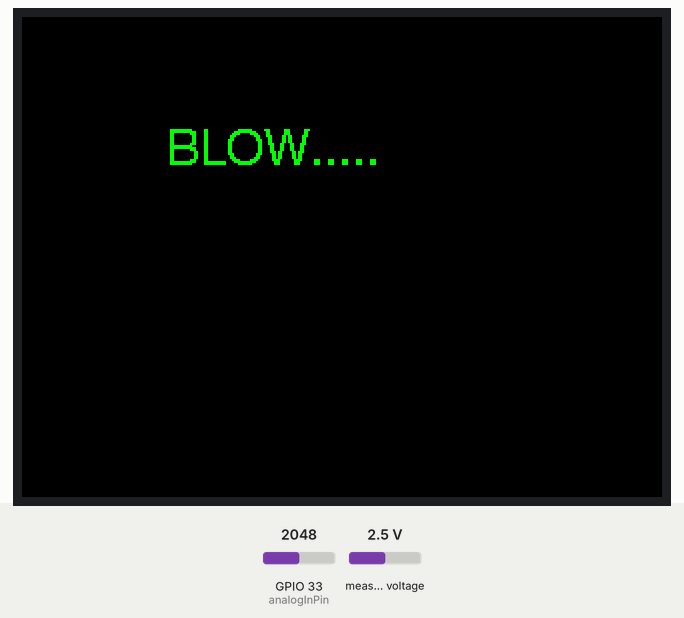
The sketch below on a simulated ESP32. On the bench: 320×240 colour display. Inputs (shaded band) come from the test bench; at power-on: GPIO 33 (analogInPin) = 2048, measured voltage 2.5 V. What the sketch prints to the serial monitor is not drawn.

Above: at 3.5 s.
3.6 s: GPIO 33 (analogInPin) set to 491
At 6.1 s:
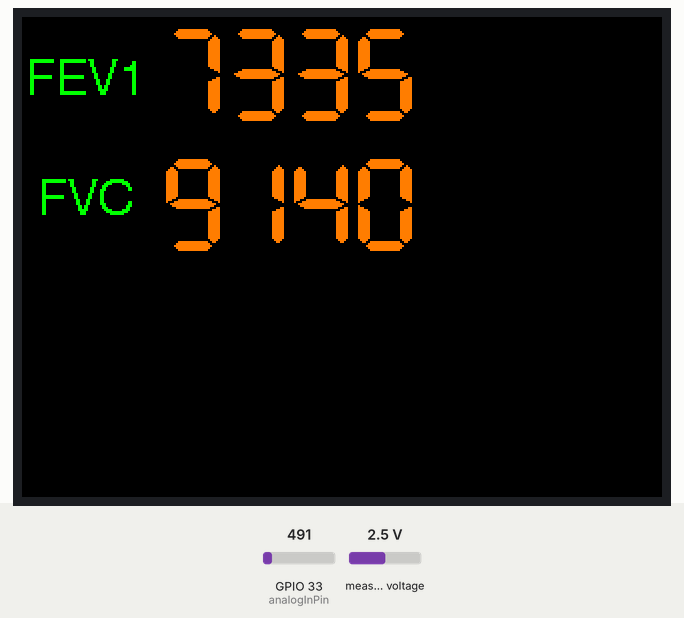
At 11.4 s:
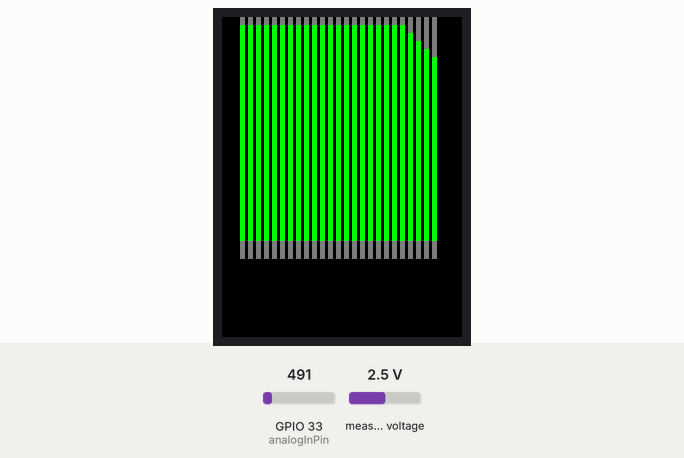
Timing chart, 0 to 12.9 s (numbered marks = the images above; inputs shaded):
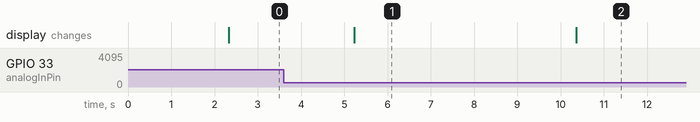

The sketch:

SpirometerO2.ino
```cpp
/*
 * This is the software developed for the  3D printed spirometer. It is not to
 * be used for any human health related measurements...mostly for dogs.
 *
 *
 */
#include <TFT_eSPI.h> // Graphics and font library for ST7735 driver chip
#include <SPI.h>
#define BLYNK_PRINT Serial
#include <Wire.h>
#include <Adafruit_ADS1015.h>
Adafruit_ADS1015 ads;
double  calibrationv; //used to store calibrated value
int sensorcheck=0;//to check health on sensor. If value is 0 sensor works, if value is 1 sensor out of range or not connected
int Sensor_lowrange=58;//When sensor is healthy and new it reads 58 on low
int Sensor_highrange=106;//When sensor is healthy and new it reads 106 on high
double timeChecker = 0.0;

#include <WiFi.h>
#include <WiFiClient.h>
#include <BlynkSimpleEsp32.h>
char auth[] = "";//this is where your token from Blynk


// Your WiFi credentials.
// Set password to "" for open networks.
char ssid[] = "";//your wifi network
char pass[] = "";//your password

TFT_eSPI tft = TFT_eSPI();  // Invoke library, pins defined in User_Setup.h


const int analogInPin = 33;  //change this if you want to use another analog pin--works on this model of esp32
float area_1 = 0.000531; //these are the areas taken carefully from the 3D printed venturi 2M before constriction
float area_2 = 0.000201;// this is area within the venturi
float rho = 1.225; //Demsity of air in kg/m3;
float dt = 0;
int logCount = 0;
float timerBreath;
float secondsBreath;
float minuteTotal;
int newBreath = 0;
float TimerNow = 0.0;
int totalBreath = 0;
float massFlow = 0;
float volFlow = 0;
float maxFlow = 0.0;
float volumeTotal = 0;
float sensorValue = 0;        // value read from the pot
int outputValue = 0;        // value output to the PWM (analog out)
float voltage = 0.0;
float Pa = 0.0;
float fev1 = 0.0;
float vol[30]; //this is the total volume that stored with time...
float volSec[30];//this is the the liter/sec messured
int snatch = 0;
int fundex = 0;
 double modr;//Variable to hold mod value in
    int16_t adc0=0;
    double result;//After calculations holds the current O2 percentage
    double currentmv; //the current mv put out by the oxygen sensor;
    double calibratev;
void setup() {
  // initialize serial communications at 9600 bps:
  Serial.begin(115200);
  minuteTotal = millis();
  //Blynk.begin(auth, ssid, pass);
  delay(2000);
  for(int p = 0;p < 30; p++){
    vol[p] = 0; //clears out matrix
    volSec[p] = 0;
  }
  ads.setGain(GAIN_SIXTEEN);    // 16x gain  +/- 0.256V  1 bit = 0.125mV  0.0078125mV

  ads.begin();
  calibrationv=calibrate();
  Serial.print("calibrate: ");
  Serial.println(calibrationv);
   if ((calibrationv > Sensor_highrange) || (calibrationv < Sensor_lowrange))
   {
    sensorcheck=1;
     //current_function=1;//Sensor needs to be calibrated
     need_calibrating();//print need calibrating message
   }
  tft.init();
  tft.setRotation(1);
  tft.fillScreen(TFT_BLACK);

  tft.setTextColor(TFT_YELLOW, TFT_BLACK);
   tft.setRotation(1);
    tft.fillScreen(TFT_BLACK);
    tft.setTextColor(TFT_GREEN, TFT_BLACK);
 tft.drawCentreString("BLOW.....",125,55,4);
}
void need_calibrating(){
   Serial.println("sensor out of range");

}
int calibrate(){
  int16_t adc0=0;
  int result;
  for(int i=0; i<=19; i++)
       {
         adc0=adc0+ads.readADC_SingleEnded(0);
       }

  result=adc0/20;
  return result;
  timeChecker = millis();
}
void loop() {
 //Blynk.run();
  if((millis()- minuteTotal) > 60000){
    minuteTotal = millis();
    //Serial.print( "Breaths per minute:");
    //Serial.println(totalBreath);
   // logfile.print("                                        ");
    //logfile.println(totalBreath);
    totalBreath = 0;
  }
  // read the analog in value:
  sensorValue = analogRead(analogInPin);

//Serial.print("max sens value");
//Serial.println(sensorValue);

  voltage =( 3.3 * (( sensorValue )/4095));//the usual voltage conversion for 12 bit esp32

  Pa = (190 * voltage/3.3) - 31;  //equation from sensor data sheet
     //Serial.print("pa");
     //Serial.println(Pa);
  if(( Pa > 1) || (fundex >5 && fundex <28)) {   //checks to see if your breathing out and if your halfway through a blow
    if (newBreath < 1) {
      timerBreath = millis();
      fev1 = 0.0;
      snatch = 0;
      fundex = 0;
      if(volumeTotal > 100){
      totalBreath = totalBreath + 1; //counts breath
      //Serial.print("VolumeTotal= ");
      //Serial.println(volumeTotal);
      }

      volumeTotal = 0;
      newBreath = 1;


    }

    if(!(snatch%5)){
      vol[fundex] = volumeTotal;
      volSec[fundex] = volFlow;
      fundex++;

    }
  snatch++;
  // change the analog out value:
  //analogWrite(analogOutPin, outputValue);
  if((millis() - timerBreath >= 1000) && (fev1 == 0)) fev1 = volumeTotal;
massFlow = 1000*sqrt((abs(Pa)*2*rho)/((1/(pow(area_2,2)))-(1/(pow(area_1,2))))); //Bernoulli equation
volFlow = massFlow/rho; //volumetric flow of air
if(volFlow > maxFlow) maxFlow = volFlow;

volumeTotal = volFlow * (millis() - TimerNow) + volumeTotal;//integrates volumes over units of time to get total volume
  // print the results to the Serial Monitor:
  //Serial.print("sensor = ");
  //Serial.print(sensorValue);
  Serial.print("VolumeTotal= ");
 Serial.println(volumeTotal);

  //Serial.print("\t pressure = ");
  //Serial.println(Pa);


  } else if(newBreath){    //if your done figure out the results
    newBreath = 0;
    //Serial.print("time for breath");
    if(volumeTotal > 200){
    secondsBreath = (millis() - timerBreath)/1000;
    Serial.print("FEV1  ");
    Serial.println(fev1);
    Serial.print("FVC  ");
    Serial.print(volumeTotal);
    Serial.print("FV1/FVC");
    Serial.println(fev1/volumeTotal);
    Serial.print("Duration");
    Serial.println(timerBreath/1000);
    Serial.print("MaxFlow");
    Serial.println(maxFlow);
    tft.setRotation(1);
    tft.fillScreen(TFT_BLACK);
    tft.setTextColor(TFT_GREEN, TFT_BLACK);
    tft.drawCentreString("FEV1",32,20,4);
    tft.setTextColor(TFT_GREEN, TFT_BLACK);
    tft.drawCentreString("FVC",32,80,4);
    tft.setTextColor(TFT_BLACK, TFT_BLACK);
    tft.drawString("888888",70,5,7);
    tft.setTextColor(0xFBE0, TFT_BLACK); // Orange
    tft.drawNumber(fev1,70,5,7);
    tft.setTextColor(TFT_BLACK, TFT_BLACK);
    tft.drawString("888888",70,70,7);
    tft.setTextColor(0xFBE0, TFT_BLACK); // Orange
    tft.drawNumber(volumeTotal,70,70,7);
    //Serial.println(secondsBreath);
    delay(5000);
    tft.fillScreen(TFT_BLACK);
   printer();
   dataDump();
   O2dump();
  // if(Blynk.connected())blynkPrint();

 }
    for(int p = 0;p < 30; p++){
    vol[p] = 0;
    volSec[p] = 0;
  }
   tft.setRotation(1);
    tft.fillScreen(TFT_BLACK);
    tft.setTextColor(TFT_GREEN, TFT_BLACK);
 tft.drawCentreString("BLOW.....",125,55,4);
    maxFlow = 0;

  }

  TimerNow = millis();
  delay(20);
}
void dataDump(){
    tft.setRotation(1);
    tft.fillScreen(TFT_BLACK);
    tft.setTextColor(TFT_GREEN, TFT_BLACK);
    tft.drawCentreString("FEV1:",32,5,4);
    tft.drawCentreString("FEVC:",32,27,4);
    tft.drawCentreString("DURATION:",67,49,4);
    tft.drawCentreString("FEV1/FEVC:",70,71,4);
    tft.drawCentreString("MAXFLOW:",63,93,4);

    tft.setTextColor(0xFBE0, TFT_BLACK); // Orange
    tft.drawNumber(fev1,100,5,4);
     tft.drawNumber(volumeTotal,100,27,4);
      tft.drawNumber(timerBreath/1000,160,49,4);
       tft.drawNumber((fev1/volumeTotal) * 100,160,71,4);
        tft.drawNumber(maxFlow,160,93,4);
     delay(3000);


}
void printer(){     //Draws nice little graph
   int x = 1;
  for(int p = 0; p< 30; p++){
    Serial.print("vol");
    Serial.println(vol[p]);
    Serial.print("volspeed");
    Serial.println(volSec[p]);
     int x = map(vol[p],0,5000,0,20);

    linearMeter(x,10,p*8,5,10,3,25,1);

  }
  delay(3000);
}
void blynkPrint(){             //connects to Blynk
   tft.setRotation(1);
    tft.fillScreen(TFT_BLACK);
    tft.setTextColor(TFT_GREEN, TFT_BLACK);
 tft.drawCentreString("BLYNK......",125,55,4);
 Blynk.virtualWrite(V1,timerBreath/1000);
 Blynk.virtualWrite(V2, fev1/volumeTotal);
 Blynk.virtualWrite(V3, volumeTotal);
 Blynk.virtualWrite(V4, fev1);


  for(int i = 0; i < 20; i++){
   Blynk.virtualWrite(V5, vol[i]);
    Blynk.virtualWrite(V6, volSec[i]);
   delay(500);
  }

}
void O2dump(){
   double modr;//Variable to hold mod value in
    int16_t adc0=0;
    double result;//After calculations holds the current O2 percentage
    double currentmv; //the current mv put out by the oxygen sensor;
    double calibratev;
  for(int i=0; i<=19; i++)
       {
         adc0=adc0+ads.readADC_SingleEnded(0);
       }


      currentmv = adc0/20;
      calibratev=calibrationv;
      result=(currentmv/calibratev)*20.9;
  Serial.print("O2%:  ");
  Serial.println(result);
}

void linearMeter(int val, int x, int y, int w, int h, int g, int n, byte s)       //Does the graphing
{
  tft.setRotation(0);
  // Variable to save "value" text colour from scheme and set default
  int colour = TFT_BLUE;
  // Draw n colour blocks
  for (int b = 1; b <= n; b++) {
    if (val > 0 && b <= val) { // Fill in coloured blocks
      switch (s) {
        case 0: colour = TFT_RED; break; // Fixed colour
        case 1: colour = TFT_GREEN; break; // Fixed colour
        case 2: colour = TFT_BLUE; break; // Fixed colour
        //case 3: colour = rainbowColor(map(b, 0, n, 127,   0)); break; // Blue to red
        //case 4: colour = rainbowColor(map(b, 0, n,  63,   0)); break; // Green to red
        //case 5: colour = rainbowColor(map(b, 0, n,   0,  63)); break; // Red to green
        //case 6: colour = rainbowColor(map(b, 0, n,   0, 159)); break; // Rainbow (red to violet)
      }
      tft.fillRect(x + b*(w+g), y, w, h, colour);
    }
    else // Fill in blank segments
    {
      tft.fillRect(x + b*(w+g), y, w, h, TFT_DARKGREY);
    }
  }
}
```

Measured:
- after the input at 3.6 s, the display: changes after 1.6 s (image 1)
- what the display in image 1 shows lasts 5.2 s, from 5.2 s to 10.4 s
